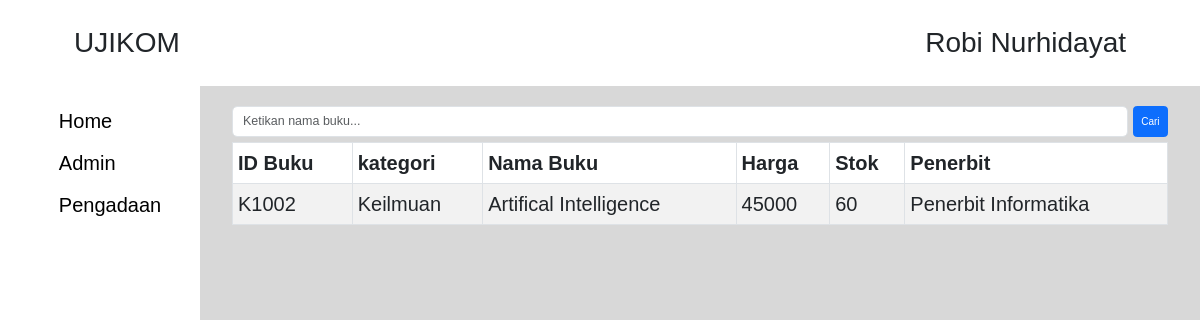
Page /index.php?cari=Artifical Intelligence on the committed database.
### tables this page shows
CREATE TABLE `t_buku` (
  `id` int(11) NOT NULL,
  `IdBuku` varchar(100) NOT NULL,
  `kategori` varchar(100) NOT NULL,
  `namaBuku` varchar(100) NOT NULL,
  `harga` int(11) NOT NULL,
  `stok` int(11) NOT NULL,
  `penerbit` varchar(100) NOT NULL
);

### index.php (the view, shortened to what this page needs)
<?php
require("config.php");
if(isset($_GET['cari'])){
    $cari = $_GET['cari'];
    $hasil = mysqli_query($conn,"select * from t_buku where namaBuku like '%".$cari."%'");
}else{
    $hasil = mysqli_query($conn,'SELECT * FROM t_buku');
}
?>
<!doctype html>
<html lang="en">
<head>
    <link href="https://cdn.jsdelivr.net/npm/bootstrap@5.3.0-alpha1/dist/css/bootstrap.min.css" rel="stylesheet"
>
    <link rel="stylesheet" href="styles/index.css">
</head>
<body>
    <div class="header">
        <div>
            <span>UJIKOM</span>
        </div>
        <div>
            <span>Robi Nurhidayat</span>
        </div>
    </div>
    <main class="main">
        <div class="sidebar">
            <ul class="list-menu">
                <li class="list-link"><a href="index.php"> Home</a></li>
                <li class="list-link"><a href="admin.php"> Admin</a></li>
                <li class="list-link"><a href="pengadaan.php">Pengadaan</a></li>
            </ul>
        </div>
        <div class="content">
            <div class="tabel__container">
                <form action="index.php" method="get" class="mb-2">
                    <div class="d-flex gap-2">
                        <input type="text" class="form-control form-control-lg" name="cari" id="cari"
                            placeholder="Ketikan nama buku...">
                        <button type="submit" class="btn btn-primary">Cari</button>
                    </div>
                </form>
                <table class="table table-striped table-hover table-bordered">
                    <thead>
                        <tr>
                            <th>ID Buku</th>
                            <th>kategori</th>
                            <th>Nama Buku</th>
                            <th>Harga</th>
                            <th>Stok</th>
                            <th>Penerbit</th>
                        </tr>
                    </thead>
                    <tbody>
                        <?php while($getBuku = mysqli_fetch_array($hasil)) { ?>
                        <tr>
                            <td><?php echo $getBuku['IdBuku']; ?></td>
                            <td><?php echo $getBuku['kategori']; ?></td>
                            <td><?php echo $getBuku['namaBuku']; ?></td>
                            <td><?php echo $getBuku['harga'] ?></td>
                            <td><?php echo $getBuku['stok'] ?></td>
                            <td><?php echo $getBuku['penerbit'] ?></td>
                        </tr>
                        <?php }?>
                    </tbody>
                </table>
            </div>
        </div>
    </main>
</body>
</html>

### styles/index.css (style rules this page uses)
* { padding: 0; margin: 0; box-sizing: border-box; }
body { font-family: sans-serif; font-size: 2rem !important; background-color: #d8d8d8; }
html { font-size: 62.5%; }
.header { display: flex; justify-content: space-between; padding: 2.2rem 7.4rem; font-size: 2.8rem; background-color: #fff; }
.main { display: grid; grid-template-columns: 1fr 5fr; height: 100vh; }
.sidebar { padding: 2rem 3.2rem; font-size: 2rem; background-color: #fff; display: flex; justify-content: center; align-items: flex-start; }
.sidebar ul li { list-style: none; }
.sidebar ul li a { text-decoration: none; list-style: none; }
.list-menu { display: flex; flex-direction: column; justify-content: flex-end; gap: 1.2rem; }
.content { display: flex; justify-content: flex-start; align-items: flex-start; padding: 2rem 3.2rem; gap: 1rem; }
.tabel__container { width: 100%; }
a { color: black; }
table { background-color: #fff; }

### rows in the picture
t_buku: IdBuku "K1002", kategori "Keilmuan", namaBuku "Artifical Intelligence", harga "45000", stok "60", penerbit "Penerbit Informatika"
